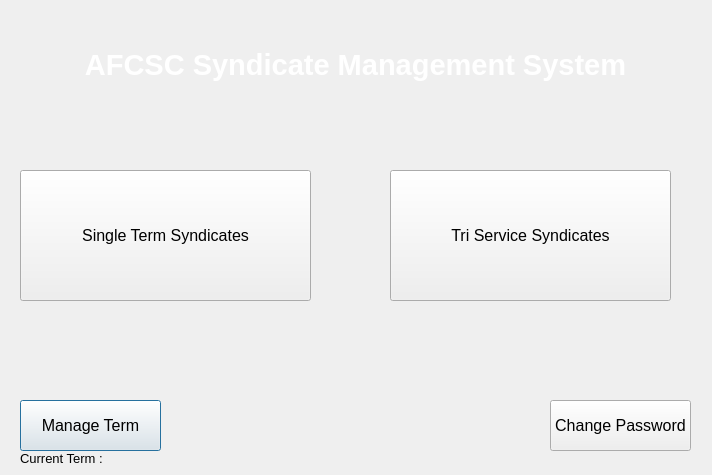
<?xml version="1.0" encoding="UTF-8"?>
<ui version="4.0">
 <class>Dialog</class>
 <widget class="QDialog" name="Dialog">
  <property name="geometry">
   <rect>
    <x>0</x>
    <y>0</y>
    <width>712</width>
    <height>475</height>
   </rect>
  </property>
  <property name="font">
   <font>
    <pointsize>10</pointsize>
   </font>
  </property>
  <property name="windowTitle">
   <string>AFCSC Syndicate Management System</string>
  </property>
  <property name="styleSheet">
   <string notr="true">background-image:url(resources/bg2.jpg)</string>
  </property>
  <widget class="QLabel" name="label">
   <property name="geometry">
    <rect>
     <x>10</x>
     <y>30</y>
     <width>691</width>
     <height>71</height>
    </rect>
   </property>
   <property name="autoFillBackground">
    <bool>false</bool>
   </property>
   <property name="styleSheet">
    <string notr="true">background-color:none;</string>
   </property>
   <property name="text">
    <string>&lt;html&gt;&lt;head/&gt;&lt;body&gt;&lt;p align=&quot;center&quot;&gt;&lt;span style=&quot; font-size:22pt; font-weight:600; color:#ffffff;&quot;&gt;AFCSC Syndicate Management System&lt;/span&gt;&lt;/p&gt;&lt;/body&gt;&lt;/html&gt;</string>
   </property>
   <property name="alignment">
    <set>Qt::AlignCenter</set>
   </property>
  </widget>
  <widget class="QPushButton" name="sessionBtn">
   <property name="geometry">
    <rect>
     <x>20</x>
     <y>400</y>
     <width>141</width>
     <height>51</height>
    </rect>
   </property>
   <property name="font">
    <font>
     <pointsize>12</pointsize>
     <weight>50</weight>
     <bold>false</bold>
    </font>
   </property>
   <property name="styleSheet">
    <string notr="true"/>
   </property>
   <property name="text">
    <string>Manage Term</string>
   </property>
   <property name="default">
    <bool>false</bool>
   </property>
  </widget>
  <widget class="QPushButton" name="change_passwordBtn">
   <property name="geometry">
    <rect>
     <x>550</x>
     <y>400</y>
     <width>141</width>
     <height>51</height>
    </rect>
   </property>
   <property name="font">
    <font>
     <pointsize>12</pointsize>
     <weight>50</weight>
     <bold>false</bold>
    </font>
   </property>
   <property name="styleSheet">
    <string notr="true"/>
   </property>
   <property name="text">
    <string>Change Password</string>
   </property>
   <property name="default">
    <bool>false</bool>
   </property>
  </widget>
  <widget class="QPushButton" name="agencyBtn">
   <property name="geometry">
    <rect>
     <x>20</x>
     <y>170</y>
     <width>291</width>
     <height>131</height>
    </rect>
   </property>
   <property name="font">
    <font>
     <pointsize>12</pointsize>
     <weight>50</weight>
     <bold>false</bold>
    </font>
   </property>
   <property name="styleSheet">
    <string notr="true"/>
   </property>
   <property name="text">
    <string>Single Term Syndicates</string>
   </property>
   <property name="default">
    <bool>false</bool>
   </property>
  </widget>
  <widget class="QPushButton" name="allBtn">
   <property name="geometry">
    <rect>
     <x>390</x>
     <y>170</y>
     <width>281</width>
     <height>131</height>
    </rect>
   </property>
   <property name="font">
    <font>
     <pointsize>12</pointsize>
     <weight>50</weight>
     <bold>false</bold>
    </font>
   </property>
   <property name="styleSheet">
    <string notr="true"/>
   </property>
   <property name="text">
    <string>Tri Service Syndicates</string>
   </property>
   <property name="default">
    <bool>false</bool>
   </property>
  </widget>
  <widget class="QLabel" name="label_session_name">
   <property name="geometry">
    <rect>
     <x>20</x>
     <y>450</y>
     <width>671</width>
     <height>16</height>
    </rect>
   </property>
   <property name="text">
    <string>Current Term :</string>
   </property>
  </widget>
 </widget>
 <resources>
  <include location="../resources/resurces.qrc"/>
 </resources>
 <connections/>
</ui>
